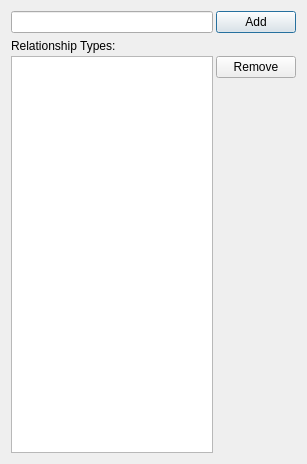
<?xml version="1.0" encoding="UTF-8"?>
<ui version="4.0">
 <class>DialogUserRelationshipTypes</class>
 <widget class="QDialog" name="DialogUserRelationshipTypes">
  <property name="geometry">
   <rect>
    <x>0</x>
    <y>0</y>
    <width>307</width>
    <height>464</height>
   </rect>
  </property>
  <property name="windowTitle">
   <string>Dialog</string>
  </property>
  <layout class="QVBoxLayout" name="verticalLayout">
   <property name="spacing">
    <number>3</number>
   </property>
   <item>
    <layout class="QHBoxLayout" name="horizontalLayout">
     <item>
      <widget class="QLineEdit" name="lineEdit"/>
     </item>
     <item>
      <widget class="QPushButton" name="pushButtonAdd">
       <property name="text">
        <string>Add</string>
       </property>
      </widget>
     </item>
    </layout>
   </item>
   <item>
    <spacer name="verticalSpacer_2">
     <property name="orientation">
      <enum>Qt::Vertical</enum>
     </property>
     <property name="sizeType">
      <enum>QSizePolicy::Fixed</enum>
     </property>
     <property name="sizeHint" stdset="0">
      <size>
       <width>20</width>
       <height>3</height>
      </size>
     </property>
    </spacer>
   </item>
   <item>
    <widget class="QLabel" name="label">
     <property name="text">
      <string>Relationship Types:</string>
     </property>
    </widget>
   </item>
   <item>
    <layout class="QHBoxLayout" name="horizontalLayout_2">
     <item>
      <widget class="QListWidget" name="listWidget">
       <property name="editTriggers">
        <set>QAbstractItemView::NoEditTriggers</set>
       </property>
       <property name="dragEnabled">
        <bool>true</bool>
       </property>
       <property name="dragDropMode">
        <enum>QAbstractItemView::InternalMove</enum>
       </property>
      </widget>
     </item>
     <item alignment="Qt::AlignTop">
      <widget class="QPushButton" name="pushButtonRemove">
       <property name="text">
        <string>Remove</string>
       </property>
      </widget>
     </item>
    </layout>
   </item>
  </layout>
 </widget>
 <resources/>
 <connections/>
</ui>
